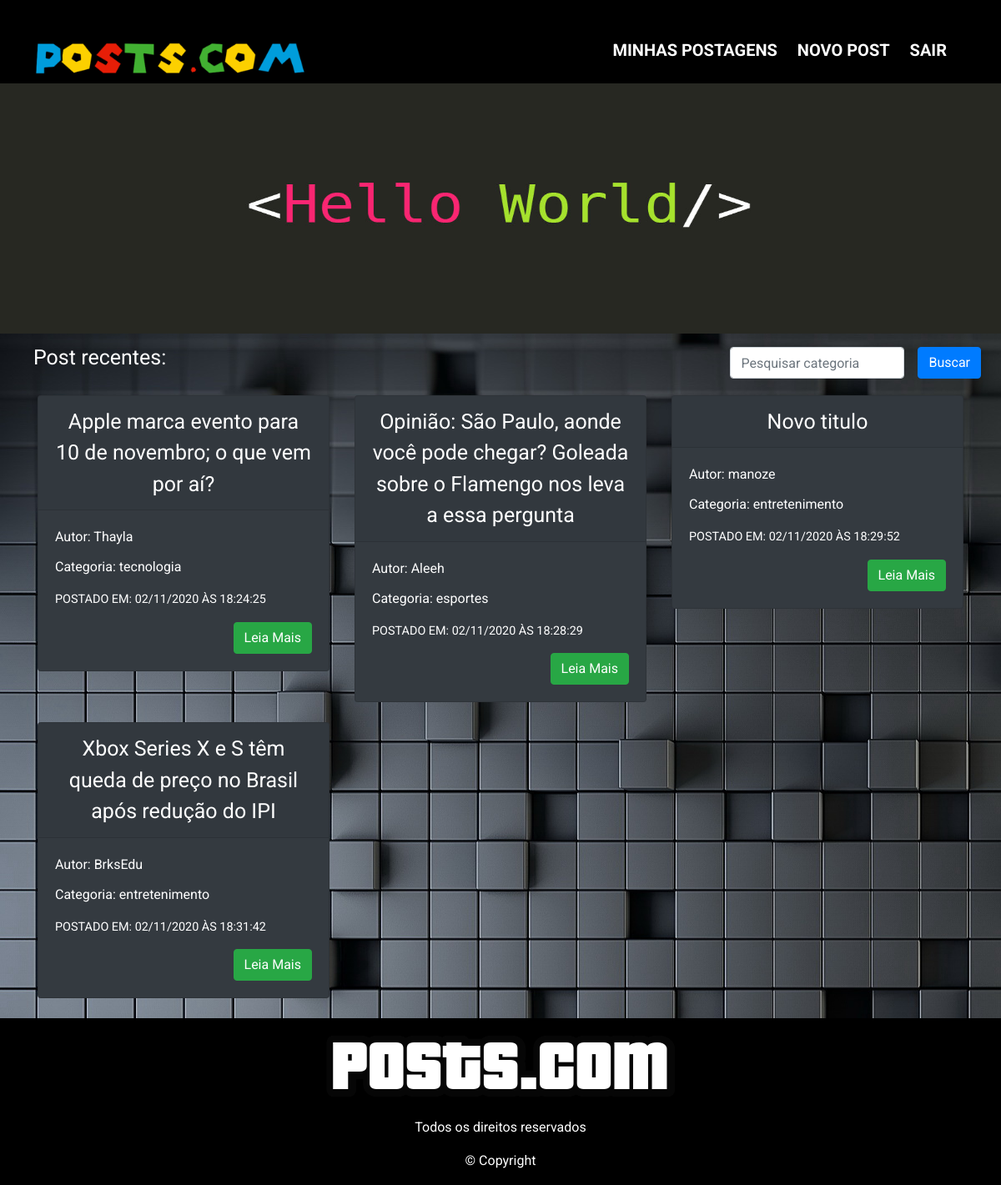
The page /paginaInicial.php on the database its author committed.
### tables this page shows
CREATE TABLE IF NOT EXISTS `posts` (
  `id_post` int NOT NULL AUTO_INCREMENT,
  `titulo` varchar(100) NOT NULL,
  `autor` varchar(40) NOT NULL,
  `categorias` varchar(30) NOT NULL,
  `artigo` longtext NOT NULL,
  `data` varchar(30) NOT NULL,
  `usuario_id` int NOT NULL,
  PRIMARY KEY (`id_post`),
  KEY `id_usuario` (`usuario_id`) USING BTREE
);

### paginaInicial.php (the view, shortened to what this page needs)
  <?php
  require_once 'classes/usuarios.php';
  $result_post = "SELECT * FROM posts";
  $result_post = $pdo->prepare($result_post);
  $result_post->execute();
?>
<!DOCTYPE html>
<html lang="pt-br">
<head>
    <link rel="stylesheet" href="bootstrap/css/bootstrap.min.css">
    <link rel="stylesheet" href="css/style.css">
</head>
<body>
    <header>
        <a href="paginaInicial.php"><img src="img/logo.png" alt="Logo" class="logo"></a>
        <nav>
          <ul>
              <li><a href="meusposts.php">Minhas Postagens</a></li>
              <li><a href="novopost.php">Novo Post</a></li>
              <li><a href="sair.php">Sair</a></li>
          </ul>
        </nav>
    </header>
    <main>
      <img src="img/hw.jpg" alt="banner" class="banner">
      <div style="background-image:url(./img/fundo.jpg);">
      <form action="paginaInicial.php" method="post" class="form-inline float-right mr-4 mt-3">
            <div class="form-group mx-sm-3 mb-2">
              <input type="text" class="form-control" name="busca" placeholder="Pesquisar categoria">
            </div>
          <button type="submit" class="btn btn-primary mb-2">Buscar</button>
        </form>
        <p id="postsRecentes" style="color: #fff;">Post recentes:</p>
        <div class="container">
          <div class="row">
            <?php while($row_post = $result_post->fetch(PDO::FETCH_ASSOC)){?>
                <div class="col-sm-4">
                  <div class="card text-white bg-dark mb-4" style="max-width: 70rem;">
                    <div class="card-header" style="text-align: center;font-size: 25px;"><?php echo $row_post['titulo'];?></div>
                    <div class="card-body">
                      <p class="card-title">Autor: <?php echo $row_post['autor'];?></p>
                      <p class="card-text">Categoria: <?php echo $row_post['categorias'];?></p>
                      <p class="card-text initialism">Postado em: <?php echo $row_post['data'];?></p>
                    <button type="button" class="btn btn-success float-right"><a style="color: white;text-decoration:none;" href="<?php echo "artigo.php?id_post={$row_post['id_post']}"; ?>">Leia Mais</a></button>
                  </div>
                </div>
              </div>
            <?php } ?>
          </div>
        </div>
      </div>
    </main>
  <footer>
    <div class="conteudo-rodape">
        <img src="img/footer.png" alt="footer"> <br>
        <p style="color: #fff;">Todos os direitos reservados</p>
        <p style="color: #fff;">© Copyright</p>
    </div>
  </footer>
</body>
</html>

### css/style.css (style rules this page uses)
* { margin: 0; padding: 0; box-sizing: border-box; font-family: 'Roboto', sans-serif; }
html, body { height: 100%; }
body { display: flex; flex-flow: column; }
header { background-color: #000; height: 80px; padding: 50px 0; }
.logo { height: 40px; margin: 0px 0px 0px 41px; }
nav { position:absolute; top: 45px; right: 65px; }
nav li { display: inline; margin-left: 20px; }
nav a { text-decoration: none!important; color:#fff; text-transform: uppercase; font-weight: bold; font-size: 20px; }
.banner { height: 300px; width: 100%; }
main { flex: 1; }
#postsRecentes { font-size: 25px; padding: 10px 40px; }
footer { height: 200px; width: 100%; background-color: #000; padding: 20px; }
.conteudo-rodape { display: flex; flex-direction: column; align-items: center; }

### rows shown on the page
posts: titulo "Apple marca evento para 10 de novembro; o que vem por aí?", autor "Thayla", categorias "tecnologia", data "02/11/2020 ÀS 18:24:25"
posts: titulo "Opinião: São Paulo, aonde você pode chegar? Goleada sobre o Flamengo nos leva a essa pergunta", autor "Aleeh", categorias "esportes", data "02/11/2020 ÀS 18:28:29"
posts: titulo "Novo titulo", autor "manoze", categorias "entretenimento", data "02/11/2020 ÀS 18:29:52"
posts: titulo "Xbox Series X e S têm queda de preço no Brasil após redução do IPI", autor "BrksEdu", categorias "entretenimento", data "02/11/2020 ÀS 18:31:42"
